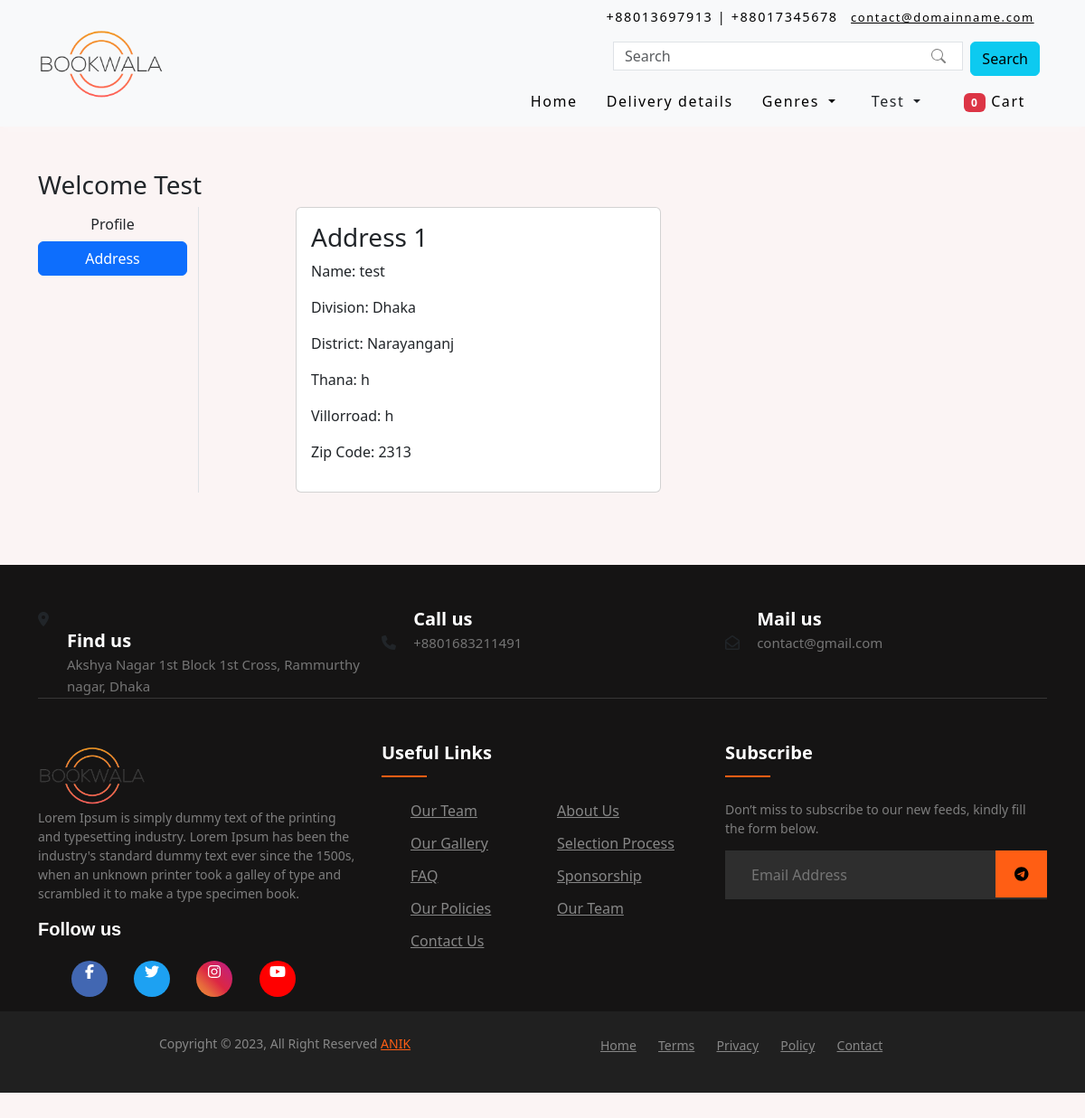
The app's page /address/ (signed in) with its own data.
### App1/models.py (models this page shows, shortened)
class Customer(models.Model):
    user = models.ForeignKey(User, on_delete=models.CASCADE)
    name = models.CharField(max_length=200)
    division = models.CharField(choices=DIVISION_CHOICES, max_length=50)
    district = models.CharField(choices=DISTRICT_CHOICES,max_length=200)
    thana = models.CharField(max_length=50)
    villorroad = models.CharField(max_length=50)
    zipcode = models.IntegerField()

### App1/views.py (the view)
# urls.py: path('address/', views.address, name='address'),
@login_required
def address(request):
    totalitem = 0
    add = Customer.objects.filter(user = request.user)
    if request.user.is_authenticated:
        totalitem = len(Cart.objects.filter(user=request.user))
    return render(request, 'App1/address.html', {'add':add, 'active':'btn-primary', 'totalitem':totalitem})

### templates/App1/address.html (shortened to what this page needs)
{% extends 'common_code/base.html' %}
{% load static %}
{% block main-content %}
<div class="container my-5">
    <div class="row">
        <h3>Welcome <span class="text-capitalize">{{request.user}}</span></h3>
        <div class="col-sm-2 border-end">
            <ul class="list-unstyled">
                <li class="d-grid"><a href="{% url 'profile' %}" class="btn">Profile</a></li>
                <li class="d-grid"><a href="{% url 'address' %}" class="btn {{active}}">Address</a></li>
            </ul>
        </div>
        <div class="col-sm-9 offset-sm-1">
            <div class="row">
                {% for ad in add %}
                <div class="col-sm-6">
                    <div class="card">
                        <div class="card-body">
                            <h3>Address {{forloop.counter}}</h3>
                            <p>Name: {{ad.name}}</p>
                            <p>Division: {{ad.division}}</p>
                            <p>District: {{ad.district}}</p>
                            <p>Thana: {{ad.thana}}</p>
                            <p>Villorroad: {{ad.villorroad}}</p>
                            <p>Zip Code: {{ad.zipcode}}</p>
                        </div>
                    </div>
                </div>
                {% endfor %}
            </div>
        </div>
    </div>
</div>
{% endblock main-content %}

### templates/common_code/base.html (shortened to what this page needs)
<!DOCTYPE html>
{% load static %}
<html lang="en">
<head>
    <link rel="stylesheet" href="{% static 'css/bootstrap.min.css' %}">
    <link rel="stylesheet" href="{% static 'css/baseCustom.css' %}">
    <link rel="stylesheet" href="{% static 'css/owl.carousel.min.css' %}">
    <link rel="stylesheet" href="{% static 'css/all.min.css' %}">
    <link rel="stylesheet" href="{% static 'css/style.css' %}">
    <link rel="stylesheet" href="{% static 'css/footer.css' %}">
</head>
<body>
    <nav class="navbar navbar-expand-md bg-body-tertiary">
        <div class="container-xl">
          <a class="navbar-brand" href="/">
            <img src="{% static 'images/logo/bookwala.png' %}" alt="">
          </a>
          <div class="collapse navbar-collapse" id="navbarSupportedContent">
            <ul class="navbar-nav ms-auto mb-2 mb-lg-0">
              <li class="nav-item">
                <a class="nav-link active" aria-current="page" href="/">Home</a>
              </li>
              <li class="nav-item">
                <a class="nav-link active" aria-current="page" href="/orders">Delivery details</a>
              </li>
              <li class="nav-item dropdown">
                <a class="nav-link dropdown-toggle" href="#" role="button" data-bs-toggle="dropdown" aria-expanded="false">
                  Genres
                </a>
              </li>
              <div>
                <ul class="navbar-nav ms-auto mb-2 mb-lg-0">
                  {% if request.user.is_authenticated %}
                  <li class="nav-item dropdown mx-2">
                      <a class="nav-link dropdown-toggle text-dark" href="#" id="profileDropdown" role="button"
                          data-bs-toggle="dropdown" aria-expanded="false">
                          {{request.user.username|capfirst}}
                      </a>
                  </li>
                  <li class="nav-item mx-2">
                      <a href="{% url 'showcart' %}" class="nav-link"><span
                              class="badge bg-danger">{{totalitem}}</span> Cart </a>
                  </li>
                  {% endif %}
                </ul>
              </div>
            </ul>
            <div class="search-and-icons">
              <form class="d-flex mb-2 me-2" action="{% url 'search' %}"   method="GET" role="search">
                <input class="form-control me-2"  name="quary" type="search" placeholder="Search" aria-label="Search">
                <button class="btn btn-info" type="submit">Search</button>
              </form>
            </div>
            <div class="contact-info d-md-flex text-dark">
              <p>+88013697913 | +88017345678 </p>
              <p><a href="mailto:">contact@domainname.com</a></p>
            </div>
          </div>
        </div>
      </nav>
    {% block main-content %} {% endblock main-content %}
     <footer class="footer-section">
      <div class="container">
          <div class="footer-cta pt-5 ">
              <div class="row">
                  <div class="col-xl-4 col-md-4 mb-30">
                      <div class="single-cta">
                          <i class="fas fa-map-marker-alt"></i>
                          <div class="cta-text">
                              <h4>Find us</h4>
                              <span>Akshya Nagar 1st Block 1st Cross, Rammurthy nagar, Dhaka </span>
                          </div>
                      </div>
                  </div>
                  <div class="col-xl-4 col-md-4 mb-30">
                      <div class="single-cta">
                          <i class="fas fa-phone"></i>
                          <div class="cta-text">
                              <h4>Call us</h4>
                              <span>+8801683211491</span>
                          </div>
                      </div>
                  </div>
                  <div class="col-xl-4 col-md-4 mb-30">
                      <div class="single-cta">
                          <i class="far fa-envelope-open"></i>
                          <div class="cta-text">
                              <h4>Mail us</h4>
                              <span>contact@gmail.com</span>
                          </div>
                      </div>
                  </div>
              </div>
          </div>
          <div class="footer-content pt-5 pb-1">
              <div class="row">
                  <div class="col-xl-4 col-lg-4 mb-50">
                      <div class="footer-widget">
                          <div class="footer-logo">
                              <a href="/"><img src="{% static 'images/logo/bookwala.png' %}" class="img-fluid" alt="logo"></a>
                          </div>
                          <div class="footer-text">
                              <p>Lorem Ipsum is simply dummy text of the printing and typesetting industry. Lorem Ipsum has been the industry's standard dummy text ever since the 1500s, when an unknown printer took a galley of type and scrambled it to make a type specimen book. </p>
                          </div>
                          <div class="footer-social-icon">
                              <span>Follow us</span>
                              <ul class="social_icon">
                                <li><a href="#"><i class="fa-brands fa-facebook-f"></i></a></li>
                                <li><a href="#"><i class="fa-brands fa-twitter"></i></a></li>
                                <li><a href="#"><i class="fa-brands fa-instagram"></i></a></li>
                                <li><a href="#"><i class="fa-brands fa-youtube"></i></a></li>
                            </ul>
                          </div>
                      </div>
                  </div>
                  <div class="col-xl-4 col-lg-4 col-md-6 mb-30">
                      <div class="footer-widget">
                          <div class="footer-widget-heading">
                              <h3>Useful Links</h3>
                          </div>
                          <ul>
                              <li><a href="#">Our Team</a></li>
                              <li><a href="#">About Us</a></li>
                              <li><a href="#">Our Gallery</a></li>
                              <li><a href="#">Selection Process</a></li>
                              <li><a href="#">FAQ</a></li>
                              <li><a href="#">Sponsorship</a></li>
                              <li><a href="#">Our Policies</a></li>
                              <li><a href="#">Our Team</a></li>
                              <li><a href="#">Contact us</a></li>
                          </ul>
                      </div>
                  </div>
                  <div class="col-xl-4 col-lg-4 col-md-6 mb-50">
                      <div class="footer-widget">
                          <div class="footer-widget-heading">
                              <h3>Subscribe</h3>
                          </div>
                          <div class="footer-text mb-25">
                              <p>Don’t miss to subscribe to our new feeds, kindly fill the form below.</p>
                          </div>
                          <div class="subscribe-form">
                              <form action="#">
                                  <input type="text" placeholder="Email Address">
                                  <button><i class="fab fa-telegram-plane"></i></button>
                              </form>
                          </div>
                      </div>
                  </div>
              </div>
          </div>
      </div>
      <div class="copyright-area">
          <div class="container">
              <div class="row">
                  <div class="col-xl-6 col-lg-6 text-center text-lg-left">
                      <div class="copyright-text">
                          <p>Copyright &copy; 2023, All Right Reserved <a href="#">ANIK</a></p>
                      </div>
                  </div>
                  <div class="col-xl-6 col-lg-6 d-none d-lg-block text-right">
                      <div class="footer-menu">
                          <ul>
                              <li><a href="/">Home</a></li>
                              <li><a href="#">Terms</a></li>
                              <li><a href="#">Privacy</a></li>
                              <li><a href="#">Policy</a></li>
                              <li><a href="#">Contact</a></li>
                          </ul>
                      </div>
                  </div>
              </div>
          </div>
      </div>
  </footer>
</body>
</html>

### static/css/baseCustom.css (style rules this page uses)
.navbar { box-shadow: 0 5px 5px rgba(255, 255, 255, 0.1); }
.navbar .navbar-brand img { max-width: 100px; }
.navbar .navbar-nav .nav-link { color: #000000; }
@media screen and (min-width: 1024px) { .navbar { letter-spacing: 0.1em; } }
@media screen and (min-width: 1024px) { .navbar .navbar-nav .nav-link { padding: 0.5em 1em; } }
@media screen and (min-width: 1024px) { .search-and-icons { width: 50%; } }
@media screen and (min-width: 1024px) { .search-and-icons form { flex: 1; } }
@media screen and (min-width: 768px) { .navbar .navbar-brand img { max-width: 7em; } }
@media screen and (min-width: 768px) { .navbar .navbar-collapse { display: flex; flex-direction: column-reverse; align-items: flex-end; } }
@media screen and (min-width: 768px) { .search-and-icons { display: flex; align-items: center; } }
.search-and-icons form input { border-radius: 0; height: 2em; }
.contact-info p, .contact-info a { font-size: 0.9em; padding-right: 1em; color: rgb(0, 0, 0); }
.contact-info a { padding-right: 0; }

### static/css/style.css (style rules this page uses)
html { position: relative; min-height: 100%; }
body { margin-bottom: 80px; background-color: rgb(248, 243, 243); }

### static/css/footer.css (style rules this page uses)
body { background-color: rgb(251, 244, 244); }
.footer-section { background: #151414; position: relative; margin-top: 80px; }
.footer-cta { border-bottom: 1px solid #373636; padding-bottom: 1px !important; }
.cta-text { padding-left: 15px; display: inline-block; }
.cta-text h4 { color: #fff; font-size: 20px; font-weight: 600; margin-bottom: 2px; }
.cta-text span { color: #757575; font-size: 15px; }
.footer-content { position: relative; z-index: 2; }
.footer-logo img { max-width: 120px; }
.footer-text p { margin-bottom: 14px; font-size: 14px; color: #7e7e7e; line-height: 21px; }
.footer-social-icon span { color: #fff; display: block; font-size: 20px; font-weight: 700; font-family: "Poppins", sans-serif; margin-bottom: 20px; }
.footer-social-icon a { color: #fff; font-size: 16px; margin-right: 15px; }
.footer-widget-heading h3 { color: #fff; font-size: 20px; font-weight: 600; margin-bottom: 40px; position: relative; }
.footer-widget-heading h3::before { content: ""; position: absolute; left: 0; bottom: -15px; height: 2px; width: 50px; background: #ff5e14; }
.footer-widget ul li { display: inline-block; float: left; width: 50%; margin-bottom: 12px; }
.footer-widget ul li a { color: #878787; text-transform: capitalize; }
.subscribe-form { position: relative; overflow: hidden; }
.subscribe-form input { width: 100%; padding: 14px 28px; background: #2e2e2e; border: 1px solid #2e2e2e; color: #fff; }
.subscribe-form button { position: absolute; right: 0; background: #ff5e14; padding: 13px 20px; border: 1px solid #ff5e14; top: 0; }
.copyright-area { background: #202020; padding: 25px 0; }
.copyright-text p { margin: 0; font-size: 14px; color: #878787; }
.copyright-text p a { color: #ff5e14; }
.footer-menu li { display: inline-block; margin-left: 20px; }
.footer-menu li a { font-size: 14px; color: #878787; }
.footer-cta .row .col-xl-4:nth-child(1) .single-cta .cta-text { padding-left: 32px; }
.footer-social-icon .social_icon { text-align: left; }
.footer-social-icon .social_icon li { float: inherit !important; display: inline-block !important; width: inherit; }
.footer-social-icon .social_icon li a { width: 40px; height: 40px; }
.social_icon { text-align: right; margin: 0; margin-top: 3px; }
.social_icon li { display: inline-block; margin: 0 5px; }
.social_icon li a { display: inline-block; width: 25px; height: 25px; background: #fff; color: #000; text-align: center; border-radius: 100%; transition: 0.2s ease-in-out; }
.social_icon li:nth-child(1) a { background: #4267b2; color: #fff; }
.social_icon li:nth-child(2) a { background: #1da1f2; color: #fff; }
.social_icon li:nth-child(3) a { background: #f09433; background: -moz-linear-gradient( 45deg, #f09433 0%, #e6683c 25%, #dc2743 50%, #cc2366 75%, #bc1888 100% ); background: -webkit-linear-gradient( 45deg, #f09433 0%, #e6683c 25%, #dc2743 50%, #cc2366 75%, #bc1888 100% ); background: linear-gradient( 45deg, #f09433 0%, #e6683c 25%, #dc2743 50%, #cc2366 75%, #bc1888 100% ); filter: progid:DXImageTransform.Microsoft.gradient( startColorstr='#f09433', endColorstr='#bc1888',GradientType=1 ); color: #fff; }
.social_icon li:nth-child(4) a { background: #ff0000; color: #fff; }

### records on screen
Customer: name "test", division "Dhaka", district "Narayanganj", thana "h", villorroad "h", zipcode "2313"

### other values on screen
{{ request.user.username|capfirst }} "Test"
{{ totalitem }} "0"
{{ request.user }} "Test"
